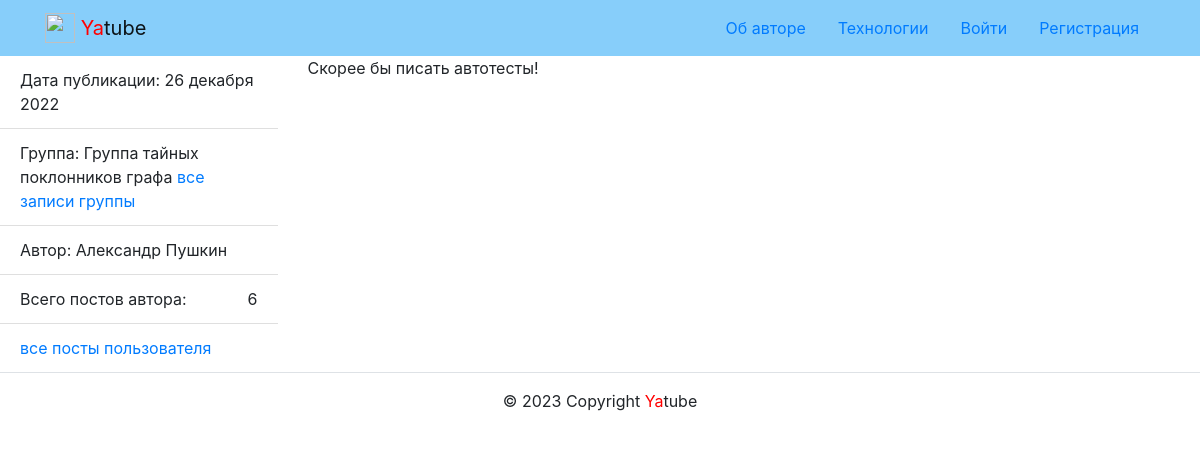
Screenshot of /posts/51/ with the database file from the repository.
### posts/models.py (models this page shows, shortened)
class Post(models.Model):
    text = models.TextField(
        verbose_name='Текст поста',
        help_text='Введите текст поста'
    )
    pub_date = models.DateTimeField(
        auto_now_add=True,
        verbose_name='Дата публикации'
    )
    author = models.ForeignKey(
        User,
        on_delete=models.CASCADE,
        related_name='posts',
        verbose_name='Автор'
    )
    group = models.ForeignKey(
        Group,
        blank=True,
        null=True,
        on_delete=models.SET_NULL,
        related_name='posts',
        verbose_name='Группа',
        help_text='Группа, к которой будет относится пост'
    )
    image = models.ImageField(
        'Картинка',
        upload_to='posts/',
        blank=True
    )
    class Meta:
        ordering = ['-pub_date']
        verbose_name = 'Сообщения'
        verbose_name_plural = 'Сообщения'

class Group(models.Model):
    title = models.CharField(max_length=200, verbose_name='Название')
    slug = models.SlugField(unique=True)
    description = models.TextField(verbose_name='Описание')
    def __str__(self):
        return self.title
    class Meta:
        verbose_name = 'Группа'
        verbose_name_plural = "Группы"

### posts/views.py (the view)
# urls.py: path('posts/<int:post_id>/', views.post_detail, name='post_detail'),
def post_detail(request, post_id):
    post = get_object_or_404(
        Post.objects.select_related('author', 'group'),
        pk=post_id
    )
    count = post.author.posts.count()
    comments = post.comments.select_related('author', 'post').all()
    form = CommentForm()
    context = {
        'post': post,
        'count': count,
        'form': form,
        'comments': comments
    }
    return render(request, 'posts/post_detail.html', context)

### core/context_processors/year.py (called while the page is built)
def year(request):
    tz = pytz.timezone('Europe/Moscow')
    dt = datetime.now(tz)
    year = dt.year
    return {
        'year': year
    }

### templates/posts/post_detail.html (shortened to what this page needs)
{% extends 'base.html'%}
{% load thumbnail %}
{% block content %}
<div class="row">
    <aside class="col-12 col-md-3">
      <ul class="list-group list-group-flush">
        <li class="list-group-item">
          Дата публикации: {{ post.pub_date|date:"d E Y" }}
        </li>
        {% if post.group %}
          <li class="list-group-item">
            Группа: {{ post.group }}
            <a href="{% url 'posts:group_list' post.group.slug %}">
              все записи группы
            </a>
          </li>
        {% endif %}
        <li class="list-group-item">
          Автор: {{ post.author.get_full_name }}
        </li>
        <li class="list-group-item d-flex justify-content-between align-items-center">
          Всего постов автора:  <span >{{ count }}</span>
        </li>
        <li class="list-group-item">
          <a href="{% url 'posts:profile' post.author %}">
            все посты пользователя
          </a>
        </li>
      </ul>
    </aside>
    <article class="col-12 col-md-9">
      <p>
       {{ post.text }}
      </p>
    </article>
  </div>
{% endblock %}

### rows the page displays
Post: pub_date "26 декабря 2022", group "Группа тайных поклонников графа", author.get_full_name "Александр Пушкин", text "Скорее бы писать автотесты!"

### other values shown
{{ count }} "6"
